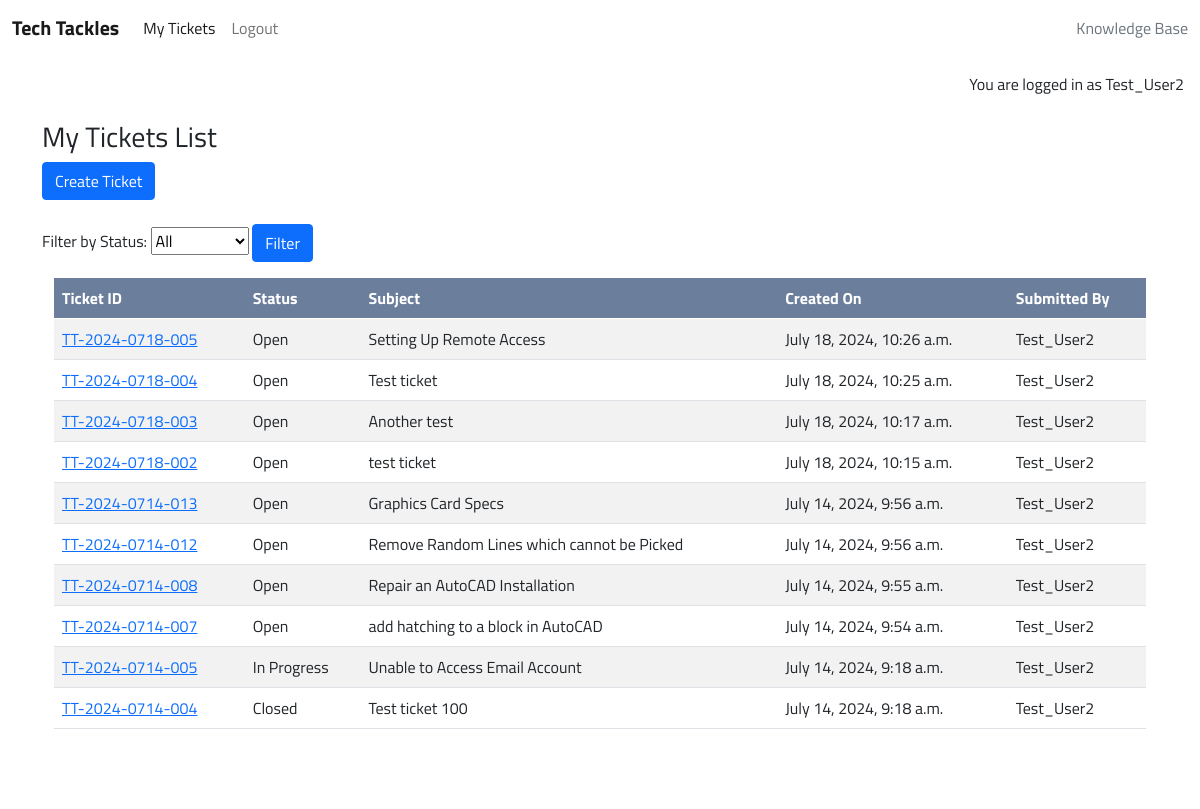
The page / (signed in) on the database as committed earlier.
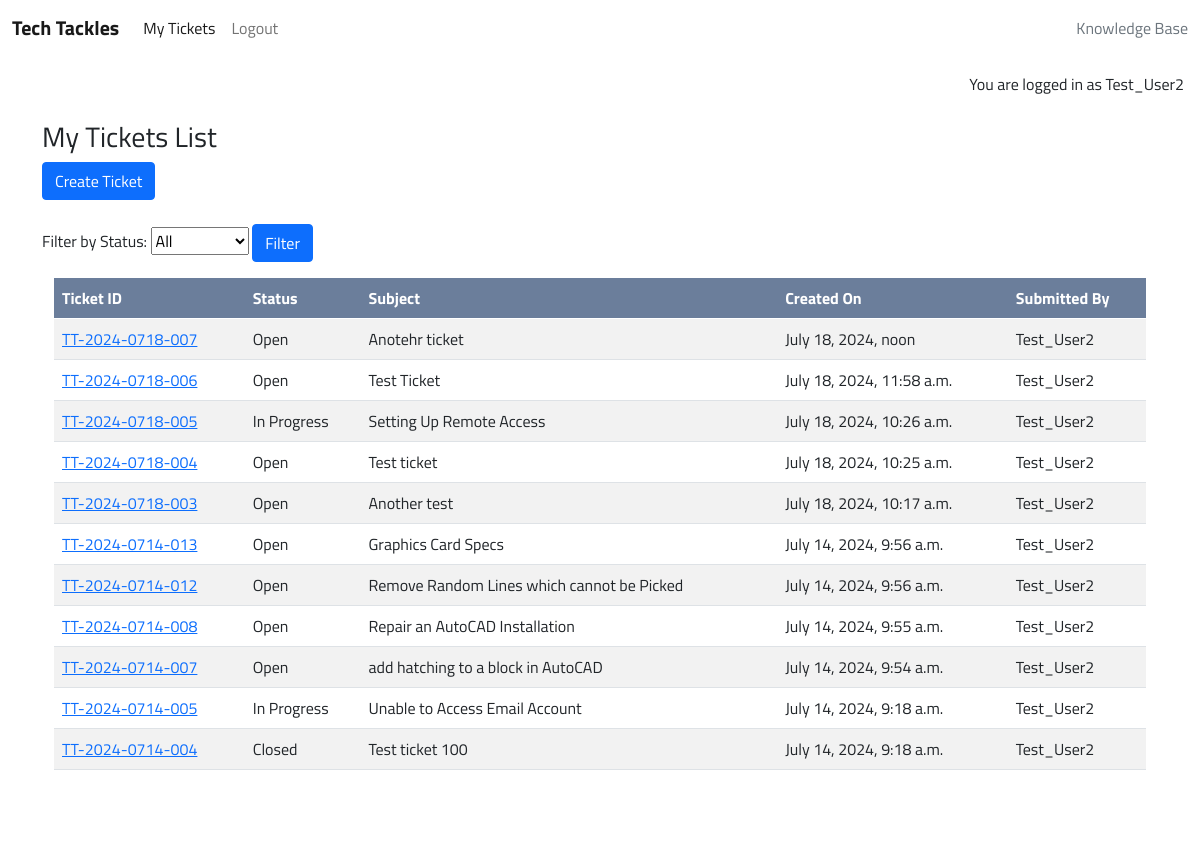
The same page on the database as committed later.
### support/models.py (models this page shows, shortened)
class Ticket(models.Model):
    STATUS_OPTIONS = (
        ('Open', 'Open'),
        ('In Progress', 'In Progress'),
        ('Closed', 'Closed'),
    )
    ticket_id = models.CharField(max_length=20, unique=True)
    user = models.ForeignKey(User, on_delete=models.CASCADE)
    subject = models.CharField(max_length=255)
    description = models.TextField()
    status = models.CharField(max_length=20, choices=STATUS_OPTIONS, default='Open')
    created_on = models.DateTimeField(auto_now_add=True)
    updated_on = models.DateTimeField(auto_now=True)

### support/views.py (the view)
# urls.py: path('', views.home_page, name='home'),
@login_required
def home_page(request):
    form = StatusFilterForm(request.GET)
    tickets = Ticket.objects.all().order_by('-created_on')
    if request.user.is_authenticated:
        if request.user.is_staff:
            tickets = tickets.order_by('-created_on')
        else:
            tickets = tickets.filter(user=request.user).order_by('-created_on')
        if form.is_valid():
            status = form.cleaned_data.get('status')
            if status:
                tickets = tickets.filter(status=status)
        return render(request, 'support/ticket_list.html', {
            'object_list': tickets,
            'filter_form': form
        })
    return render(request, 'support/index.html')

### support/forms.py
class StatusFilterForm(forms.Form):
    STATUS_OPTIONS = (
        ('', 'All'),
        ('Open', 'Open'),
        ('In Progress', 'In Progress'),
        ('Closed', 'Closed'),
    )
    status = forms.ChoiceField(choices=STATUS_OPTIONS, required=False, label='Filter by Status')

### support/templates/support/ticket_list.html
{% extends "base.html" %}
{% block content %}
<div class="container mt-4">
    {% if user.is_staff %}<h3>All Tickets List</h3>{% else %}<h3>My Tickets List</h3>{% endif %}
    <div class="mb-4">
        <a href="{% url 'ticket_create' %}" class="btn btn-primary">Create Ticket</a>
    </div>
    <form method="get" action="" class="mt-3 mb-3">
        <div class="form-group">
            {{ filter_form.status.label_tag }}
            {{ filter_form.status }}
            <button type="submit" class="btn btn-primary">Filter</button>
        </div>
    </form>
    <div class="container-fluid">
        <div class="table-responsive table-scroll" data-mdb-perfect-scrollbar="true" style="position: relative; height: auto">
            <table class="table table-striped mb-0">
                <thead>
                    <tr>
                    <th scope="col">Ticket ID</th>
                    <th scope="col">Status</th>
                    <th scope="col">Subject</th>
                    <th scope="col">Created On</th>
                    <th scope="col">Submitted By</th>
                    </tr>
                </thead>
                <tbody>
                    {% for ticket in object_list %}
                    <tr>
                        <td><a href="{% url 'ticket_detail' ticket.pk %}">{{ ticket.ticket_id }} </a></td>
                        <td>{{ ticket.status }}</td>
                        <td>{{ ticket.subject }}</td>
                        <td>{{ ticket.created_on }}</td>
                        <td>{{ ticket.user }}</td>
                    </tr>
                    {% endfor %}
                </tbody>
            </table>
        </div>
    </div>
</div>
{% endblock %}

### templates/base.html (shortened to what this page needs)
{% load static %}
{% url 'home' as home_url %}
{% url 'account_login' as login_url %}
{% url 'account_signup' as signup_url %}
{% url 'account_logout' as logout_url %}
<!DOCTYPE html>
<html class="h-100" lang="en">
<head>
    <link rel="stylesheet" href="https://cdnjs.cloudflare.com/ajax/libs/font-awesome/5.15.3/css/all.min.css">
    <link href="https://cdn.jsdelivr.net/npm/bootstrap@5.0.1/dist/css/bootstrap.min.css" rel="stylesheet"
>
    <link rel="stylesheet" href="{% static 'css/style.css' %}">
</head>
<body class="d-flex flex-column h-100 main-bg">
    <nav class="navbar navbar-expand-lg navbar-light bg-white">
        <div class="container-fluid">
            <span class="brand"><a class="navbar-brand" href="{% url 'home' %}">Tech Tackles</a></span>
            <div class="collapse navbar-collapse" id="navbarText">
                <ul class="navbar-nav me-auto mb-2 mb-lg-0">
                    <li class="nav-item">
                        <a class="nav-link {% if request.path == home_url %}active{% endif %}" aria-current="page"
                            href="{% url 'home' %}">
                            {% if user.is_authenticated %}
                                {% if user.is_staff %}
                                    All Tickets
                                {% else %}
                                    My Tickets
                                {% endif %}
                            {% else %}
                                Home
                            {% endif %}
                        </a>
                    </li>
                    {% if user.is_authenticated %}
                        <li class="nav-item">
                            <a class="nav-link {% if request.path == logout_url %}active{% endif %}" aria-current="page" href="{% url 'account_logout' %}">Logout</a>
                        </li>
                    {% endif %}
                </ul>
                <span class="navbar-text text-muted">
                    Knowledge Base
                </span>
            </div>
        </div>
    </nav>
    <main class="flex-grow-1">
        {% if user.is_authenticated %}
        <p class="text-end m-3">You are logged in as {{ user }}</p>
        {% else %}
        <p class="text-end m-3">You are not logged in</p>
        {% endif %}
        {% block content %}{% endblock content %}
    </main>
    <footer class="footer mt-auto py-3 dark-primary">
        <p class="m-0 text-center text-white">
        </p>
        <p class="m-0 text-center text-white">Follow us: <i class="fab fa-facebook-square ms-3"></i>
            <i class="fab fa-twitter-square ms-3"></i>
            <i class="fab fa-instagram-square ms-3"></i>
            <i class="fab fa-youtube-square ms-3"></i>
        </p>
    </footer>
</body>
</html>

### static/css/style.css (style rules this page uses)
body { background: #ffffff no-repeat; height: 100%; margin: 0; padding: 0; overflow: auto; font-family: "Titillium Web", sans-serif; }
.brand { font-size: 1.4rem; font-weight: 700; color: #1440a0; }
thead { background-color: #6b7e9b; color: white; font-weight: bold; }
.footer { flex-shrink: 0; }

Rows that differ between the two databases and show on the page:
removed Ticket: ticket_id "TT-2024-0718-002", status "Open", subject "test ticket", created_on "July 18, 2024, 10:15 a.m.", user "Test_User2"
added Ticket: ticket_id "TT-2024-0718-007", status "Open", subject "Anotehr ticket", created_on "July 18, 2024, noon", user "Test_User2"
added Ticket: ticket_id "TT-2024-0718-006", status "Open", subject "Test Ticket", created_on "July 18, 2024, 11:58 a.m.", user "Test_User2"
changed Ticket "TT-2024-0718-005": status "Open" → "In Progress"
